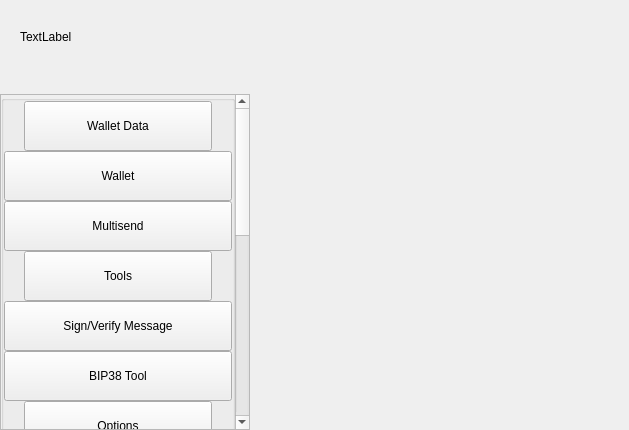
<?xml version="1.0" encoding="UTF-8"?>
<ui version="4.0">
 <class>SettingsWidget</class>
 <widget class="QWidget" name="SettingsWidget">
  <property name="geometry">
   <rect>
    <x>0</x>
    <y>0</y>
    <width>629</width>
    <height>430</height>
   </rect>
  </property>
  <property name="windowTitle">
   <string>Form</string>
  </property>
  <layout class="QHBoxLayout" name="horizontalLayout" stretch="1,2">
   <property name="spacing">
    <number>0</number>
   </property>
   <property name="leftMargin">
    <number>0</number>
   </property>
   <property name="topMargin">
    <number>0</number>
   </property>
   <property name="rightMargin">
    <number>0</number>
   </property>
   <property name="bottomMargin">
    <number>0</number>
   </property>
   <item>
    <widget class="QWidget" name="left" native="true">
     <property name="minimumSize">
      <size>
       <width>250</width>
       <height>0</height>
      </size>
     </property>
     <layout class="QVBoxLayout" name="verticalLayout">
      <property name="leftMargin">
       <number>0</number>
      </property>
      <property name="topMargin">
       <number>0</number>
      </property>
      <property name="rightMargin">
       <number>0</number>
      </property>
      <property name="bottomMargin">
       <number>0</number>
      </property>
      <item>
       <layout class="QVBoxLayout" name="verticalLayout_1">
        <property name="spacing">
         <number>0</number>
        </property>
        <item>
         <layout class="QHBoxLayout" name="horizontalLayout_1">
          <property name="spacing">
           <number>0</number>
          </property>
          <property name="leftMargin">
           <number>20</number>
          </property>
          <property name="rightMargin">
           <number>20</number>
          </property>
          <item>
           <widget class="QLabel" name="labelTitle">
            <property name="text">
             <string>TextLabel</string>
            </property>
           </widget>
          </item>
          <item>
           <spacer name="horizontalSpacer">
            <property name="orientation">
             <enum>Qt::Horizontal</enum>
            </property>
            <property name="sizeHint" stdset="0">
             <size>
              <width>40</width>
              <height>20</height>
             </size>
            </property>
           </spacer>
          </item>
         </layout>
        </item>
        <item>
         <spacer name="verticalSpacer_2">
          <property name="orientation">
           <enum>Qt::Vertical</enum>
          </property>
          <property name="sizeType">
           <enum>QSizePolicy::Fixed</enum>
          </property>
          <property name="sizeHint" stdset="0">
           <size>
            <width>20</width>
            <height>20</height>
           </size>
          </property>
         </spacer>
        </item>
        <item>
         <layout class="QVBoxLayout" name="verticalLayout_2">
          <item>
           <widget class="QScrollArea" name="scrollArea">
            <property name="sizePolicy">
             <sizepolicy hsizetype="Expanding" vsizetype="Minimum">
              <horstretch>0</horstretch>
              <verstretch>0</verstretch>
             </sizepolicy>
            </property>
            <property name="styleSheet">
             <string notr="true"/>
            </property>
            <property name="horizontalScrollBarPolicy">
             <enum>Qt::ScrollBarAlwaysOff</enum>
            </property>
            <property name="sizeAdjustPolicy">
             <enum>QAbstractScrollArea::AdjustIgnored</enum>
            </property>
            <property name="widgetResizable">
             <bool>true</bool>
            </property>
            <property name="alignment">
             <set>Qt::AlignLeading|Qt::AlignLeft|Qt::AlignTop</set>
            </property>
            <widget class="QWidget" name="scrollAreaWidgetContents">
             <property name="geometry">
              <rect>
               <x>0</x>
               <y>0</y>
               <width>230</width>
               <height>887</height>
              </rect>
             </property>
             <property name="sizePolicy">
              <sizepolicy hsizetype="Preferred" vsizetype="Minimum">
               <horstretch>0</horstretch>
               <verstretch>0</verstretch>
              </sizepolicy>
             </property>
             <property name="autoFillBackground">
              <bool>true</bool>
             </property>
             <layout class="QVBoxLayout" name="verticalLayout_3">
              <property name="spacing">
               <number>0</number>
              </property>
              <property name="sizeConstraint">
               <enum>QLayout::SetDefaultConstraint</enum>
              </property>
              <property name="leftMargin">
               <number>0</number>
              </property>
              <property name="topMargin">
               <number>0</number>
              </property>
              <property name="rightMargin">
               <number>0</number>
              </property>
              <property name="bottomMargin">
               <number>0</number>
              </property>
              <item>
               <layout class="QVBoxLayout" name="verticalLayout_4">
                <item>
                 <widget class="QGroupBox" name="groupBox">
                  <property name="sizePolicy">
                   <sizepolicy hsizetype="Preferred" vsizetype="Minimum">
                    <horstretch>0</horstretch>
                    <verstretch>0</verstretch>
                   </sizepolicy>
                  </property>
                  <property name="title">
                   <string/>
                  </property>
                  <layout class="QVBoxLayout" name="verticalLayout_5">
                   <property name="spacing">
                    <number>0</number>
                   </property>
                   <property name="leftMargin">
                    <number>0</number>
                   </property>
                   <property name="topMargin">
                    <number>0</number>
                   </property>
                   <property name="rightMargin">
                    <number>0</number>
                   </property>
                   <property name="bottomMargin">
                    <number>0</number>
                   </property>
                   <item>
                    <layout class="QHBoxLayout" name="horizontalLayout_2">
                     <property name="spacing">
                      <number>0</number>
                     </property>
                     <property name="leftMargin">
                      <number>20</number>
                     </property>
                     <property name="rightMargin">
                      <number>20</number>
                     </property>
                     <item alignment="Qt::AlignTop">
                      <widget class="QPushButton" name="pushButtonFile">
                       <property name="minimumSize">
                        <size>
                         <width>0</width>
                         <height>50</height>
                        </size>
                       </property>
                       <property name="maximumSize">
                        <size>
                         <width>16777215</width>
                         <height>50</height>
                        </size>
                       </property>
                       <property name="text">
                        <string>Wallet Data</string>
                       </property>
                       <property name="checkable">
                        <bool>true</bool>
                       </property>
                       <property name="autoExclusive">
                        <bool>false</bool>
                       </property>
                      </widget>
                     </item>
                    </layout>
                   </item>
                   <item>
                    <widget class="QWidget" name="fileButtonsWidget" native="true">
                     <layout class="QVBoxLayout" name="verticalLayout_6">
                      <property name="spacing">
                       <number>0</number>
                      </property>
                      <property name="leftMargin">
                       <number>0</number>
                      </property>
                      <property name="topMargin">
                       <number>0</number>
                      </property>
                      <property name="rightMargin">
                       <number>0</number>
                      </property>
                      <property name="bottomMargin">
                       <number>0</number>
                      </property>
                      <item>
                       <widget class="QPushButton" name="pushButtonFile2">
                        <property name="minimumSize">
                         <size>
                          <width>0</width>
                          <height>50</height>
                         </size>
                        </property>
                        <property name="maximumSize">
                         <size>
                          <width>16777215</width>
                          <height>50</height>
                         </size>
                        </property>
                        <property name="text">
                         <string>Wallet</string>
                        </property>
                        <property name="checkable">
                         <bool>true</bool>
                        </property>
                        <property name="autoExclusive">
                         <bool>false</bool>
                        </property>
                       </widget>
                      </item>
                      <item>
                       <widget class="QPushButton" name="pushButtonFile3">
                        <property name="minimumSize">
                         <size>
                          <width>0</width>
                          <height>50</height>
                         </size>
                        </property>
                        <property name="maximumSize">
                         <size>
                          <width>16777215</width>
                          <height>50</height>
                         </size>
                        </property>
                        <property name="text">
                         <string>Multisend</string>
                        </property>
                        <property name="checkable">
                         <bool>true</bool>
                        </property>
                        <property name="autoExclusive">
                         <bool>false</bool>
                        </property>
                       </widget>
                      </item>
                     </layout>
                    </widget>
                   </item>
                   <item>
                    <layout class="QHBoxLayout" name="horizontalLayout_3">
                     <property name="spacing">
                      <number>0</number>
                     </property>
                     <property name="leftMargin">
                      <number>20</number>
                     </property>
                     <property name="rightMargin">
                      <number>20</number>
                     </property>
                     <item alignment="Qt::AlignTop">
                      <widget class="QPushButton" name="pushButtonConfiguration">
                       <property name="minimumSize">
                        <size>
                         <width>0</width>
                         <height>50</height>
                        </size>
                       </property>
                       <property name="maximumSize">
                        <size>
                         <width>16777215</width>
                         <height>50</height>
                        </size>
                       </property>
                       <property name="text">
                        <string>Tools</string>
                       </property>
                       <property name="checkable">
                        <bool>true</bool>
                       </property>
                       <property name="autoExclusive">
                        <bool>false</bool>
                       </property>
                      </widget>
                     </item>
                    </layout>
                   </item>
                   <item>
                    <widget class="QWidget" name="configurationButtonsWidget" native="true">
                     <layout class="QVBoxLayout" name="verticalLayout_7">
                      <property name="spacing">
                       <number>0</number>
                      </property>
                      <property name="leftMargin">
                       <number>0</number>
                      </property>
                      <property name="topMargin">
                       <number>0</number>
                      </property>
                      <property name="rightMargin">
                       <number>0</number>
                      </property>
                      <property name="bottomMargin">
                       <number>0</number>
                      </property>
                      <item>
                       <widget class="QPushButton" name="pushButtonConfiguration4">
                        <property name="minimumSize">
                         <size>
                          <width>0</width>
                          <height>50</height>
                         </size>
                        </property>
                        <property name="maximumSize">
                         <size>
                          <width>16777215</width>
                          <height>50</height>
                         </size>
                        </property>
                        <property name="text">
                         <string>Sign/Verify Message</string>
                        </property>
                        <property name="checkable">
                         <bool>true</bool>
                        </property>
                        <property name="autoExclusive">
                         <bool>false</bool>
                        </property>
                       </widget>
                      </item>
                      <item>
                       <widget class="QPushButton" name="pushButtonConfiguration3">
                        <property name="minimumSize">
                         <size>
                          <width>0</width>
                          <height>50</height>
                         </size>
                        </property>
                        <property name="maximumSize">
                         <size>
                          <width>16777215</width>
                          <height>50</height>
                         </size>
                        </property>
                        <property name="text">
                         <string>BIP38 Tool</string>
                        </property>
                        <property name="checkable">
                         <bool>true</bool>
                        </property>
                        <property name="autoExclusive">
                         <bool>false</bool>
                        </property>
                       </widget>
                      </item>
                     </layout>
                    </widget>
                   </item>
                   <item>
                    <layout class="QHBoxLayout" name="horizontalLayout_4">
                     <property name="spacing">
                      <number>0</number>
                     </property>
                     <property name="leftMargin">
                      <number>20</number>
                     </property>
                     <property name="rightMargin">
                      <number>20</number>
                     </property>
                     <item alignment="Qt::AlignTop">
                      <widget class="QPushButton" name="pushButtonOptions">
                       <property name="minimumSize">
                        <size>
                         <width>0</width>
                         <height>50</height>
                        </size>
                       </property>
                       <property name="maximumSize">
                        <size>
                         <width>16777215</width>
                         <height>50</height>
                        </size>
                       </property>
                       <property name="text">
                        <string>Options</string>
                       </property>
                       <property name="checkable">
                        <bool>true</bool>
                       </property>
                       <property name="autoExclusive">
                        <bool>false</bool>
                       </property>
                      </widget>
                     </item>
                    </layout>
                   </item>
                   <item>
                    <widget class="QWidget" name="optionsButtonsWidget" native="true">
                     <layout class="QVBoxLayout" name="verticalLayout_8">
                      <property name="spacing">
                       <number>0</number>
                      </property>
                      <property name="leftMargin">
                       <number>0</number>
                      </property>
                      <property name="topMargin">
                       <number>0</number>
                      </property>
                      <property name="rightMargin">
                       <number>0</number>
                      </property>
                      <property name="bottomMargin">
                       <number>0</number>
                      </property>
                      <item>
                       <widget class="QPushButton" name="pushButtonOptions1">
                        <property name="minimumSize">
                         <size>
                          <width>0</width>
                          <height>50</height>
                         </size>
                        </property>
                        <property name="maximumSize">
                         <size>
                          <width>16777215</width>
                          <height>50</height>
                         </size>
                        </property>
                        <property name="text">
                         <string>Main</string>
                        </property>
                        <property name="checkable">
                         <bool>true</bool>
                        </property>
                        <property name="checked">
                         <bool>false</bool>
                        </property>
                        <property name="autoExclusive">
                         <bool>false</bool>
                        </property>
                       </widget>
                      </item>
                      <item>
                       <widget class="QPushButton" name="pushButtonOptions2">
                        <property name="minimumSize">
                         <size>
                          <width>0</width>
                          <height>50</height>
                         </size>
                        </property>
                        <property name="maximumSize">
                         <size>
                          <width>16777215</width>
                          <height>50</height>
                         </size>
                        </property>
                        <property name="text">
                         <string>Wallet</string>
                        </property>
                        <property name="checkable">
                         <bool>true</bool>
                        </property>
                        <property name="autoExclusive">
                         <bool>false</bool>
                        </property>
                       </widget>
                      </item>
                      <item>
                       <widget class="QPushButton" name="pushButtonOptions5">
                        <property name="minimumSize">
                         <size>
                          <width>0</width>
                          <height>50</height>
                         </size>
                        </property>
                        <property name="maximumSize">
                         <size>
                          <width>16777215</width>
                          <height>50</height>
                         </size>
                        </property>
                        <property name="text">
                         <string>Display</string>
                        </property>
                        <property name="checkable">
                         <bool>true</bool>
                        </property>
                        <property name="autoExclusive">
                         <bool>false</bool>
                        </property>
                       </widget>
                      </item>
                     </layout>
                    </widget>
                   </item>
                   <item>
                    <layout class="QHBoxLayout" name="horizontalTools">
                     <property name="spacing">
                      <number>0</number>
                     </property>
                     <property name="leftMargin">
                      <number>20</number>
                     </property>
                     <property name="rightMargin">
                      <number>20</number>
                     </property>
                     <item alignment="Qt::AlignTop">
                      <widget class="QPushButton" name="pushButtonTools">
                       <property name="minimumSize">
                        <size>
                         <width>0</width>
                         <height>50</height>
                        </size>
                       </property>
                       <property name="maximumSize">
                        <size>
                         <width>16777215</width>
                         <height>50</height>
                        </size>
                       </property>
                       <property name="text">
                        <string>Debug</string>
                       </property>
                       <property name="checkable">
                        <bool>true</bool>
                       </property>
                       <property name="autoExclusive">
                        <bool>false</bool>
                       </property>
                      </widget>
                     </item>
                    </layout>
                   </item>
                   <item>
                    <widget class="QWidget" name="toolsButtonsWidget" native="true">
                     <layout class="QVBoxLayout" name="verticalTools_11">
                      <property name="spacing">
                       <number>0</number>
                      </property>
                      <property name="leftMargin">
                       <number>0</number>
                      </property>
                      <property name="topMargin">
                       <number>0</number>
                      </property>
                      <property name="rightMargin">
                       <number>0</number>
                      </property>
                      <property name="bottomMargin">
                       <number>0</number>
                      </property>
                      <item>
                       <widget class="QPushButton" name="pushButtonTools1">
                        <property name="minimumSize">
                         <size>
                          <width>0</width>
                          <height>50</height>
                         </size>
                        </property>
                        <property name="maximumSize">
                         <size>
                          <width>16777215</width>
                          <height>50</height>
                         </size>
                        </property>
                        <property name="text">
                         <string>Information</string>
                        </property>
                        <property name="checkable">
                         <bool>true</bool>
                        </property>
                        <property name="checked">
                         <bool>false</bool>
                        </property>
                        <property name="autoExclusive">
                         <bool>false</bool>
                        </property>
                       </widget>
                      </item>
                      <item>
                       <widget class="QPushButton" name="pushButtonTools2">
                        <property name="minimumSize">
                         <size>
                          <width>0</width>
                          <height>50</height>
                         </size>
                        </property>
                        <property name="maximumSize">
                         <size>
                          <width>16777215</width>
                          <height>50</height>
                         </size>
                        </property>
                        <property name="text">
                         <string>Console</string>
                        </property>
                        <property name="checkable">
                         <bool>true</bool>
                        </property>
                        <property name="autoExclusive">
                         <bool>false</bool>
                        </property>
                       </widget>
                      </item>
                      <item>
                       <widget class="QPushButton" name="pushButtonTools5">
                        <property name="minimumSize">
                         <size>
                          <width>0</width>
                          <height>50</height>
                         </size>
                        </property>
                        <property name="maximumSize">
                         <size>
                          <width>16777215</width>
                          <height>50</height>
                         </size>
                        </property>
                        <property name="text">
                         <string>Wallet Repair</string>
                        </property>
                        <property name="checkable">
                         <bool>true</bool>
                        </property>
                        <property name="autoExclusive">
                         <bool>false</bool>
                        </property>
                       </widget>
                      </item>
                     </layout>
                    </widget>
                   </item>
                   <item>
                    <layout class="QHBoxLayout" name="horizontalHelp">
                     <property name="spacing">
                      <number>0</number>
                     </property>
                     <property name="leftMargin">
                      <number>20</number>
                     </property>
                     <property name="rightMargin">
                      <number>20</number>
                     </property>
                     <item alignment="Qt::AlignTop">
                      <widget class="QPushButton" name="pushButtonHelp">
                       <property name="minimumSize">
                        <size>
                         <width>0</width>
                         <height>50</height>
                        </size>
                       </property>
                       <property name="maximumSize">
                        <size>
                         <width>16777215</width>
                         <height>50</height>
                        </size>
                       </property>
                       <property name="text">
                        <string>Help</string>
                       </property>
                       <property name="checkable">
                        <bool>true</bool>
                       </property>
                       <property name="autoExclusive">
                        <bool>false</bool>
                       </property>
                      </widget>
                     </item>
                    </layout>
                   </item>
                   <item>
                    <widget class="QWidget" name="helpButtonsWidget" native="true">
                     <layout class="QVBoxLayout" name="verticalHelp">
                      <property name="spacing">
                       <number>0</number>
                      </property>
                      <property name="leftMargin">
                       <number>0</number>
                      </property>
                      <property name="topMargin">
                       <number>0</number>
                      </property>
                      <property name="rightMargin">
                       <number>0</number>
                      </property>
                      <property name="bottomMargin">
                       <number>0</number>
                      </property>
                      <item>
                       <widget class="QPushButton" name="pushButtonHelp1">
                        <property name="minimumSize">
                         <size>
                          <width>0</width>
                          <height>50</height>
                         </size>
                        </property>
                        <property name="maximumSize">
                         <size>
                          <width>16777215</width>
                          <height>50</height>
                         </size>
                        </property>
                        <property name="text">
                         <string>About ALQO</string>
                        </property>
                        <property name="checkable">
                         <bool>false</bool>
                        </property>
                        <property name="autoExclusive">
                         <bool>false</bool>
                        </property>
                       </widget>
                      </item>
                     </layout>
                    </widget>
                   </item>
                  </layout>
                 </widget>
                </item>
               </layout>
              </item>
             </layout>
            </widget>
           </widget>
          </item>
         </layout>
        </item>
       </layout>
      </item>
     </layout>
    </widget>
   </item>
   <item>
    <widget class="QWidget" name="right" native="true">
     <layout class="QVBoxLayout" name="verticalLayout_9">
      <property name="leftMargin">
       <number>0</number>
      </property>
      <property name="topMargin">
       <number>0</number>
      </property>
      <property name="rightMargin">
       <number>0</number>
      </property>
      <property name="bottomMargin">
       <number>0</number>
      </property>
      <item>
       <layout class="QVBoxLayout" name="verticalLayout_10">
        <property name="spacing">
         <number>6</number>
        </property>
        <item>
         <layout class="QVBoxLayout" name="verticalLayout_11">
          <item>
           <widget class="QStackedWidget" name="stackedWidgetContainer"/>
          </item>
         </layout>
        </item>
       </layout>
      </item>
     </layout>
    </widget>
   </item>
  </layout>
 </widget>
 <resources/>
 <connections/>
</ui>
